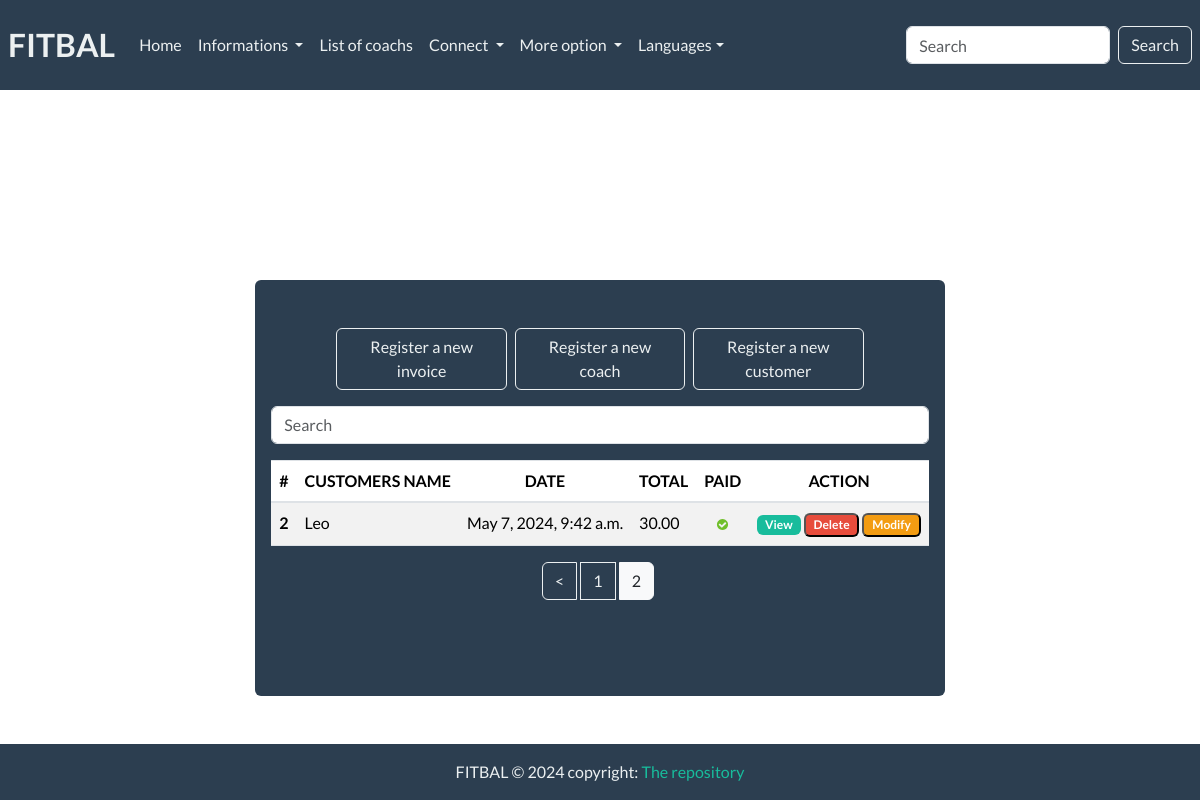
Page /?page=2 (signed in) on the committed database.
### Fit_bal/models.py (models this page shows, shortened)
class Invoice(models.Model):
    customer = models.ForeignKey(Customer, on_delete=models.PROTECT)
    save_by = models.ForeignKey(User, on_delete=models.PROTECT)
    invoice_datetime = models.DateTimeField(auto_now_add=True)
    total = models.DecimalField(max_digits=100000, decimal_places=2)
    last_updated_date = models.DateTimeField(null=True, blank=True)
    paid = models.BooleanField(default=False)
    comment = models.TextField(null=True, max_length=1000,blank=True)
    class Meta:
        verbose_name = "Invoice"
        verbose_name_plural = "Invoices"

class Customer(models.Model):
    SEX_TYPES = {
        ('M','Male'),
        ('F','Female'),
        ('O','Other')
    }
    name = models.CharField(max_length=128)
    email = models.EmailField()
    phone = models.CharField(max_length=128)
    address = models.CharField(max_length=128)
    sex = models.CharField(max_length=1, choices= SEX_TYPES)
    age = models.CharField(max_length=12)
    city = models.CharField(max_length=32)
    zip_code = models.CharField(max_length=16)
    created_date = models.DateTimeField(auto_now_add=True)
    save_by = models.ForeignKey(User, on_delete=models.PROTECT)
    class Meta:
        verbose_name = "Customer"
        verbose_name_plural = "Customers"

### Fit_bal/views.py (the view, shortened to what this page needs)
# urls.py: path('',views.HomeView.as_view(), name='home'),
class HomeView(LoginRequiredSuperuserMixin,View):
    templates_name = 'index.html'
    def get(self, request, *args, **kwargs):
        invoices = Invoice.objects.select_related('customer','save_by').all().order_by('-invoice_datetime')
        context = {
            'invoices':invoices
            }
        items = pagination(request,invoices)
        context['invoices'] = items
        return render(request, self.templates_name,context)

### Fit_bal/utils.py (called while the page is built)
def pagination(request, invoices):
    default_page = 1
    page = request.GET.get('page',default_page)
    perPage = 5
    paginator = Paginator(invoices, perPage)
    try:
        items_page = paginator.page(page)
    except PageNotAnInteger:
        items_page = paginator.page(default_page)
    except EmptyPage:
        items_page = paginator.page(paginator.num_pages)
    return items_page

### templates/index.html (shortened to what this page needs)
{% extends "base.html" %}
{% load static %}
{% load i18n %}
{% block content %}
<br><br>
<div class="row d-flex justify-content-center">
    <a href="{% url 'add-invoice' %}" class="btn col-md-3 btn-outline-light">
        Register a new invoice
    </a>
    <a href="{% url 'add-coach' %}" class="btn col-md-3 ml-2 btn-outline-light">
        Register a new coach
    </a>
    <a href="{% url 'add-customer' %}" class="btn col-md-3 ml-2 btn-outline-light">
        Register a new customer
    </a>
</div>
<div class="form-group mt-3">
    <input id="search" class="form-control" type="text" placeholder="Search">
</div>
<div>
    <table class="table table-striped">
        <thead>
            <tr>
                <th scope="col">#</th>
                <th scope="col">CUSTOMERS NAME</th>
                <th class="text-center" scope="col">DATE</th>
                <th scope="col">TOTAL</th>
                <th scope="col">PAID</th>
                <th class="text-center" scope="col">ACTION</th>
            </tr>
        </thead>
        <tbody id="myTable">
            {% if invoices %}
            {% for invoice in invoices %}
            <tr>
                <th scope="row">{{ invoice.pk }}</th>
                <td>{{invoice.customer.name}}</td>
                <td>{{invoice.invoice_datetime}}</td>
                <td>{{invoice.total }}</td>
                <td class="text-center">
                    {% if invoice.paid %}
                    <img src="{% static 'images/crois_verte.svg' %}" alt="True">
                    {% else %}
                    <img src="{% static 'images/crois_rouge.svg' %}" alt="False">
                    {% endif %}
                </td>
                <td>
                    <a href="{% url 'view-invoice' pk=invoice.pk %}" title="Detail" class="badge text-white bg-success text-decoration-none">View</a>
                    <button id="btn-invoice-sup" type="button" data-toggle="modal" data-target="#supprimer"
                        class="badge text-white bg-danger" title="Supprimer" data-id="{{ invoice.pk }}"
                        data-customer="{{invoice.customer.name}}">Delete
                    </button>
                    <button id="btn-invoice-mod" type="button" data-toggle="modal" title="Modifier"
                        data-target="#modifier" data-id="{{invoice.pk}}" data-customer="{{invoice.customer.name}}"
                        class="badge text-white bg-warning">Modify
                    </button>
                </td>
            </tr>
            {% endfor %}
            {% else %}
            <tr>
                <td colspan="7" class="text-center text-dark">No invoice found</td>
            </tr>
            {% endif %}
        </tbody>
    </table>
</div>
{% if invoices.has_other_pages %}
<div class="d-flex justify-content-center">
    <div class="btn-group" role="group" aria-label="Item pagination">
        {% if invoices.has_previous %}
        <a href="?page={{invoices.previous_page_number}}" class="btn btn-outline-light mr-1">&lt;</a>
        {% endif %}
        {% for page_number in invoices.paginator.page_range %}
            {% if invoices.number == page_number %}
                <button class="btn btn-outline-light active mr-1">
                    <span>{{ page_number }} <span class="sr-only">(current)</span></span>
                </button>
                {% else %}
                    <a href="?page={{page_number}}" class="btn btn-outline-light mr-1">{{ page_number }}</a>
            {% endif %}
        {% endfor %}
    </div>
</div>
{% endif %}
<br><br>
{% endblock %}

### rows in the picture
Invoice: pk "2", customer.name "Leo", invoice_datetime "May 7, 2024, 9:42 a.m.", total "30.00", paid True (drawn)

### other values in the picture
{{ page_number }} "1"
{{ page_number }} "2"
